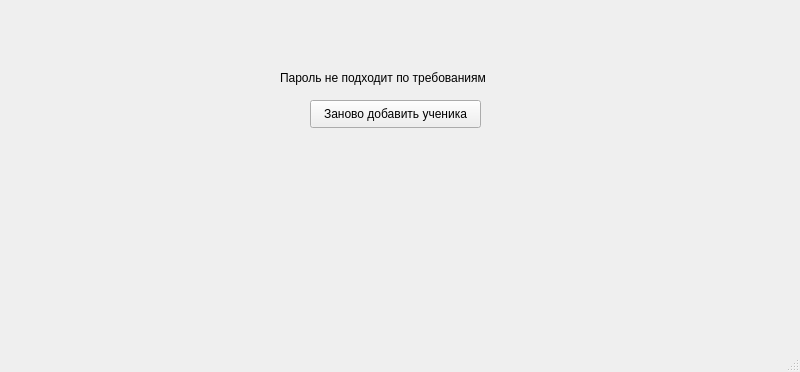
<?xml version="1.0" encoding="UTF-8"?>
<ui version="4.0">
 <class>MainWindow</class>
 <widget class="QMainWindow" name="MainWindow">
  <property name="geometry">
   <rect>
    <x>0</x>
    <y>0</y>
    <width>800</width>
    <height>372</height>
   </rect>
  </property>
  <property name="windowTitle">
   <string>MainWindow</string>
  </property>
  <widget class="QWidget" name="centralwidget">
   <widget class="QLabel" name="label">
    <property name="geometry">
     <rect>
      <x>280</x>
      <y>70</y>
      <width>221</width>
      <height>16</height>
     </rect>
    </property>
    <property name="text">
     <string>Пароль не подходит по требованиям</string>
    </property>
   </widget>
   <widget class="QPushButton" name="pushButton">
    <property name="geometry">
     <rect>
      <x>310</x>
      <y>100</y>
      <width>171</width>
      <height>28</height>
     </rect>
    </property>
    <property name="text">
     <string>Заново добавить ученика</string>
    </property>
   </widget>
  </widget>
  <widget class="QMenuBar" name="menubar">
   <property name="geometry">
    <rect>
     <x>0</x>
     <y>0</y>
     <width>800</width>
     <height>26</height>
    </rect>
   </property>
  </widget>
  <widget class="QStatusBar" name="statusbar"/>
 </widget>
 <resources/>
 <connections/>
</ui>
